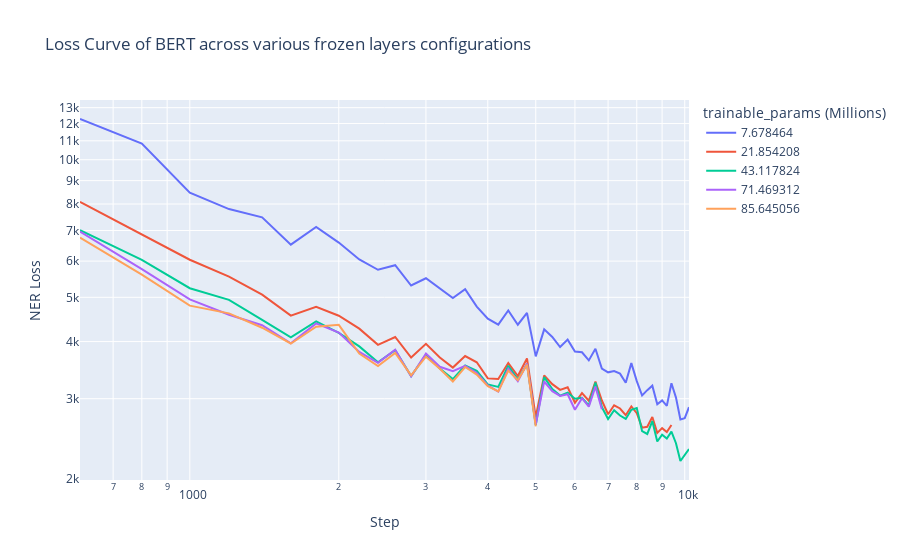

Notebook code cell kept with this figure:
### Code cell
px.line(df, x="Step", y="NER Loss", color="trainable_params (Millions)", log_y=True, log_x=True, title="Loss Curve of BERT across various frozen layers configurations")
